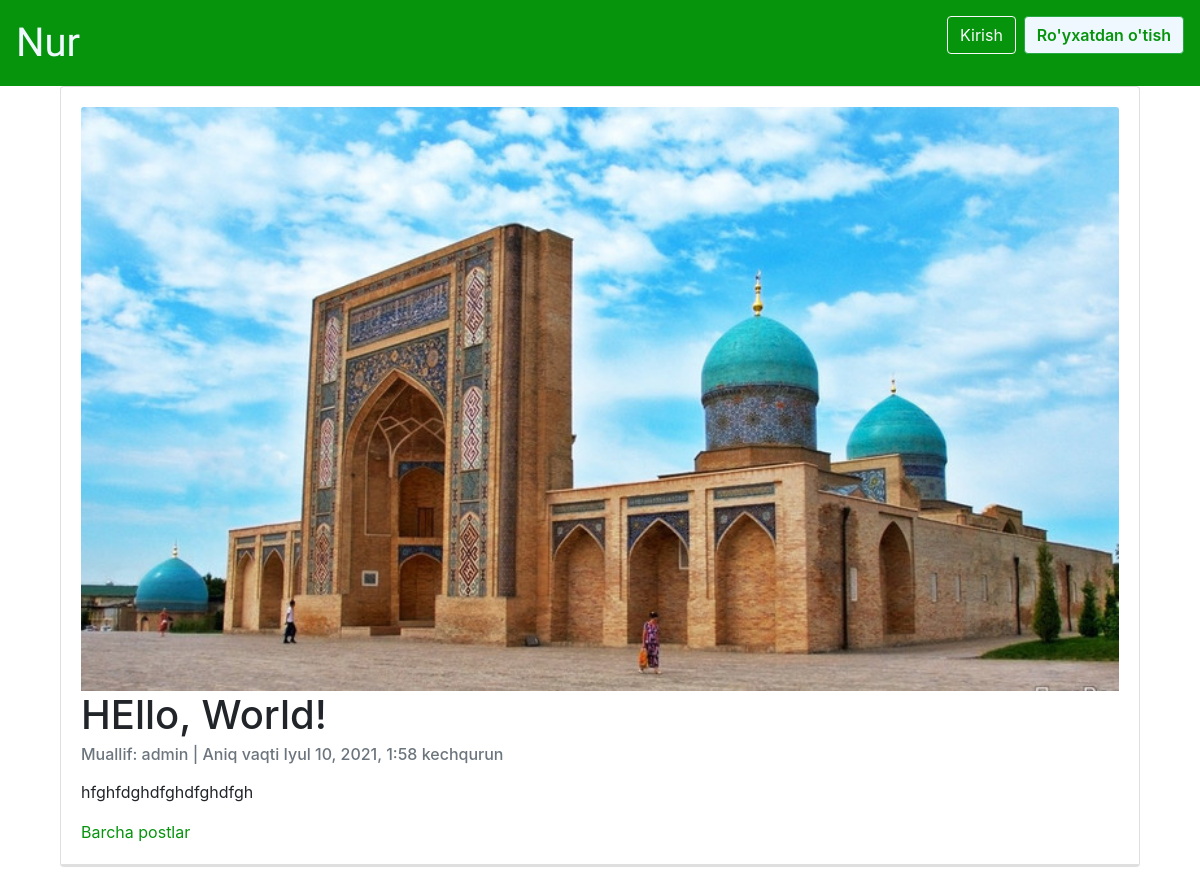
The app's page /articles/3/ with its own data.
### articles/models.py (models this page shows, shortened)
class Article(models.Model):
    title = models.CharField(max_length=150)
    summary = models.CharField(max_length=200, blank=True)
    body = RichTextField()
    photo = models.ImageField(upload_to='images/', blank=True)
    date = models.DateTimeField(auto_now_add=True)
    author = models.ForeignKey(
        get_user_model(),
        on_delete=models.CASCADE,
    )

### accounts/models.py (models this page shows)
class CustomUser(AbstractUser):
    age = models.PositiveIntegerField(null=True, blank=True)

### articles/views.py (the view)
# urls.py: path('<int:pk>/', ArticleDetailView.as_view(), name='article_detail'),
class ArticleDetailView(DetailView):
    model = Article
    template_name = 'article_detail.html'

### templates/article_detail.html (shortened to what this page needs)
{% extends 'base.html' %}
{% block content %}
    <div class="container-fluid">
        <div class="card" >
          <div class="card-body">
              {%  if object.photo %}
                <img class="card-img-top" src="{{ object.photo.url }}" alt="{{ object.title }}">
              {% endif %}
              <h1 class="card-title">{{ object.title }}</h1>
              <h6 class="card-subtitle mb-2 text-muted">Muallif: {{ object.author }} | Aniq vaqti {{ object.date }}</h6>
              <p class="card-text">{{ object.body | safe}}</p>
              <a style="color: 05940c;" href="{% url 'article_list' %}">Barcha postlar</a>
          </div>
            <div class="card">
            </div>
        </div>
    </div>
{% endblock content %}

### records on screen
Article: photo (picture), title "HEllo, World!", author "admin", date "Iyul 10, 2021, 1:58 kechqurun", body "hfghfdghdfghdfghdfgh"
